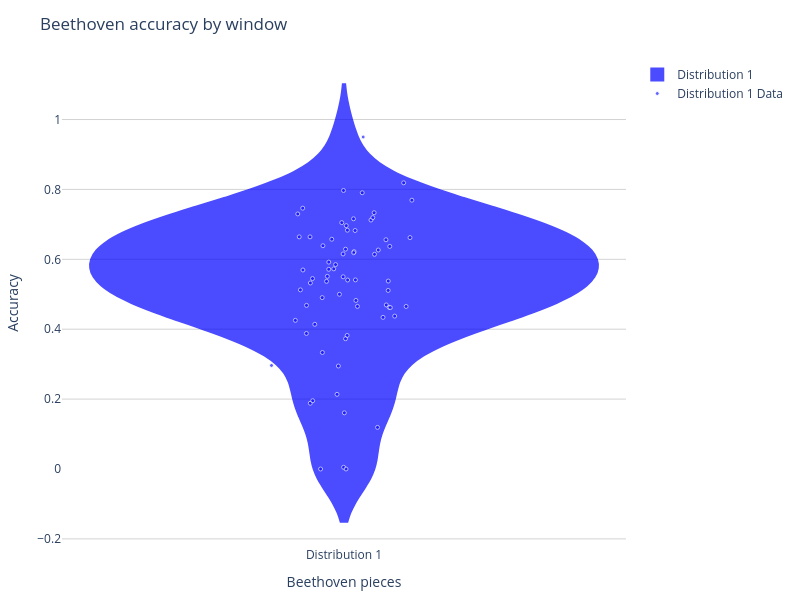

This figure's notebook cell:
### Code cell
bee_wk_acc = []
for num_p in 1:length(bee_dfs)
    push!(bee_wk_acc, srt.get_key_accuracy_by_window(bee_dfs[num_p], bee_piece_ann[num_p]; w_s=30)[3])
end
fig = srt.plot_violin_scatter(bee_wk_acc, title="Beethoven accuracy by window", ylabel="Accuracy", xlabel="Beethoven pieces")
